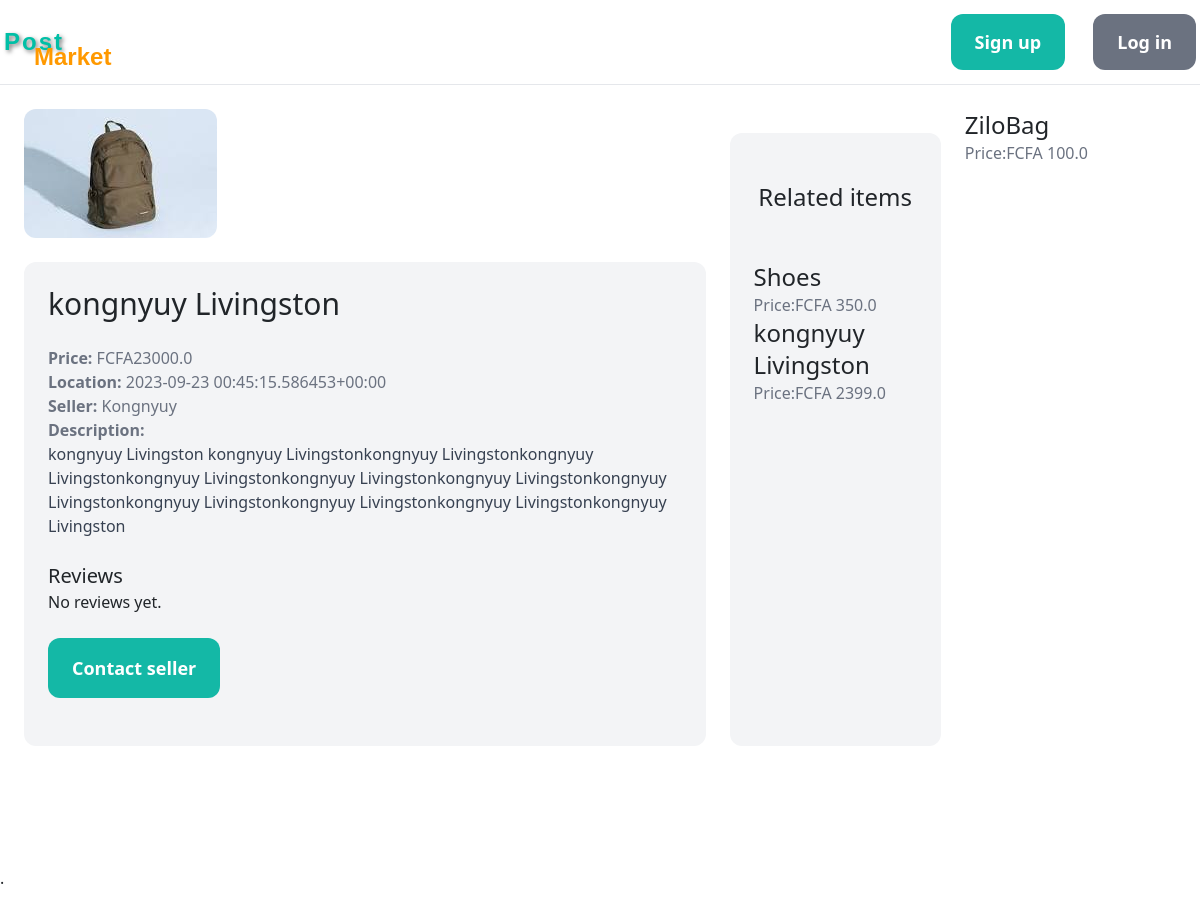
/items/6/, run on an earlier commit of the app's database.
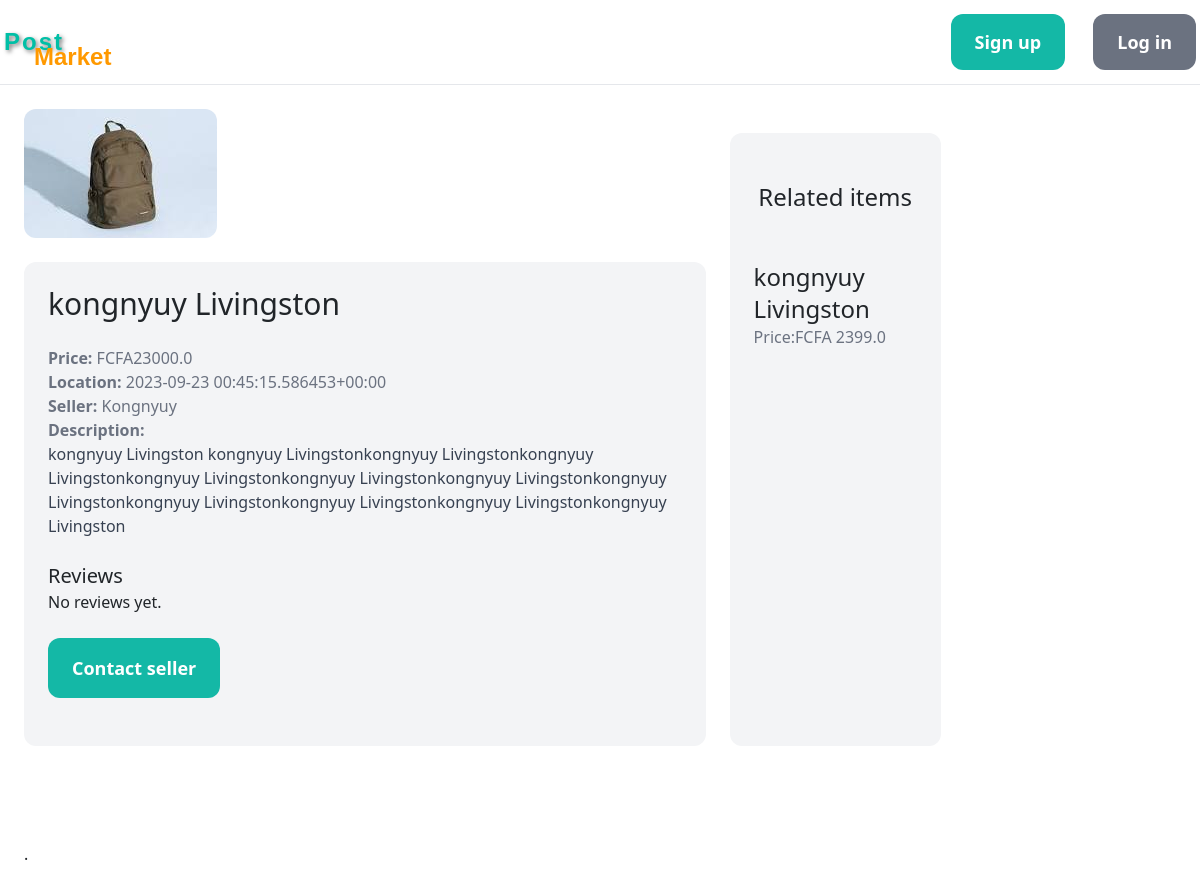
And on a later commit of the database.
### item/models.py (models this page shows, shortened)
class Item(models.Model):
    category = models.ForeignKey(Category, related_name='items', on_delete=models.CASCADE)
    name = models.CharField(max_length=255)
    description = models.TextField(blank=True, null=True)
    location = models.CharField(max_length=100, default="Bamenda")
    price = models.FloatField()
    image = models.ImageField(upload_to='item_images', blank=True, null=True)
    is_sold = models.BooleanField(default=False)
    created_by = models.ForeignKey(settings.AUTH_USER_MODEL, related_name='items', on_delete=models.CASCADE)
    created_at = models.DateTimeField(auto_now_add=True)
    is_approved = models.BooleanField(default=False)

### item/views.py (the view)
# urls.py: path('<int:pk>/', views.detail, name='detail'),
def detail(request, pk):
    item = get_object_or_404(Item, pk=pk)
    related_items = Item.objects.filter(category=item.category, is_sold=False).exclude(pk=pk)[0:3]
    return render(request, 'item/detail.html', {
        'item': item,
        'related_items': related_items
    })

### item/templates/item/detail.html (shortened to what this page needs)
{% extends 'core/base.html' %}
{% block content %}
<div class="grid grid-cols-1 md:grid-cols-5 gap-6">
    {% if item.image %}
    <div class="md:col-span-3">
        <img src="{{ item.image.url }}" class="rounded-xl">
        {% endif %}
        <div class="p-6 bg-gray-100 rounded-xl mt-6">
            <h1 class="mb-6 text-3xl">{{ item.name }}</h1>
            <p class="text-gray-500"><strong>Price: </strong>FCFA{{ item.price }}</p>
            <p class="text-gray-500"><strong>Location: </strong>{{ item.location }}</p>
            <p class="text-gray-500"><strong>Seller: </strong>{{ item.created_by.username }}</p>
            {% if item.description %}
                <p class="text-gray-700">
                    <strong class="text-gray-500">Description:</strong><br>
                    {{ item.description }}
                </p>
            {% endif %}
            <div class="mt-6">
                <h2 class="text-xl">Reviews</h2>
                {% if item.reviews.all %}
                    <ul class="mt-4">
                        {% for review in item.reviews.all %}
                            <li class="mb-4">
                                <div class="flex items-center">
                                    <span class="mr-2 font-bold">{{ review.user.username }}</span>
                                    {% for i in review.get_rating_display %}
                                    <span class="fas fa-star text-yellow-500"></span>
                                    {% endfor %}
                                </div>
                                <p class="mt-2">{{ review.comment }}</p>
                                <p class="text-xs text-gray-500 mt-2">{{ review.created_at|date:'F d, Y' }}</p>
                            </li>
                        {% endfor %}
                    </ul>
                {% else %}
                    <p>No reviews yet.</p>
                {% endif %}
            </div>
            {% if request.user == item.created_by %}
  <div class="mt-6 p-6 bg-white rounded-xl">
    <p>This is your item!</p>
    <a href="{% url 'item:edit' item.id %}" class="inline-block mt-6 px-6 py-3 text-lg font-semibold bg-teal-500 text-white rounded-xl">Edit</a>
    <a href="{% url 'item:delete' item.id %}" class="inline-block mt-6 px-6 py-3 text-lg font-semibold bg-red-500 text-white rounded-xl">Delete</a>
  </div>
{% elif request.user.is_superuser %}
  <div class="mt-6 p-6 bg-white rounded-xl">
    <a href="{% url 'item:delete' item.id %}" class="inline-block mt-6 px-6 py-3 text-lg font-semibold bg-red-500 text-white rounded-xl">Delete</a>
  </div>
{% else %}
  <a href="{% url 'conversation:new' item.id %}" class="inline-block mt-6 px-6 py-3 text-lg font-semibold bg-teal-500 text-white rounded-xl hover:bg-teal-700">Contact seller</a>
  <br><br>
{% endif %}
        </div>
    </div>
<div class="mt-6 px-6 py-12 bg-gray-100 rounded-xl">
    <h2 class="mb-12 text-2xl text-center">Related items</h2>
    <div class="">
        {% for item in related_items reversed %}
            <div>
                <a href="{% url 'item:detail' item.id %}">
                    <div>
                        <h2 class="text-2xl">{{ item.name }}</h2>
                        <p class="text-gray-500">Price:FCFA {{ item.price }}</p>
                    </div>
                </a>
            </div>
    </div>
        {% endfor %}
    </div>
</div>
<br><br>
<div class="mt-5">.</div>
<br>
{% endblock %}

What changed in the data, as far as the page shows it:
removed Item: name "Shoes", price "350.0"
removed Item: name "ZiloBag", price "100.0"
